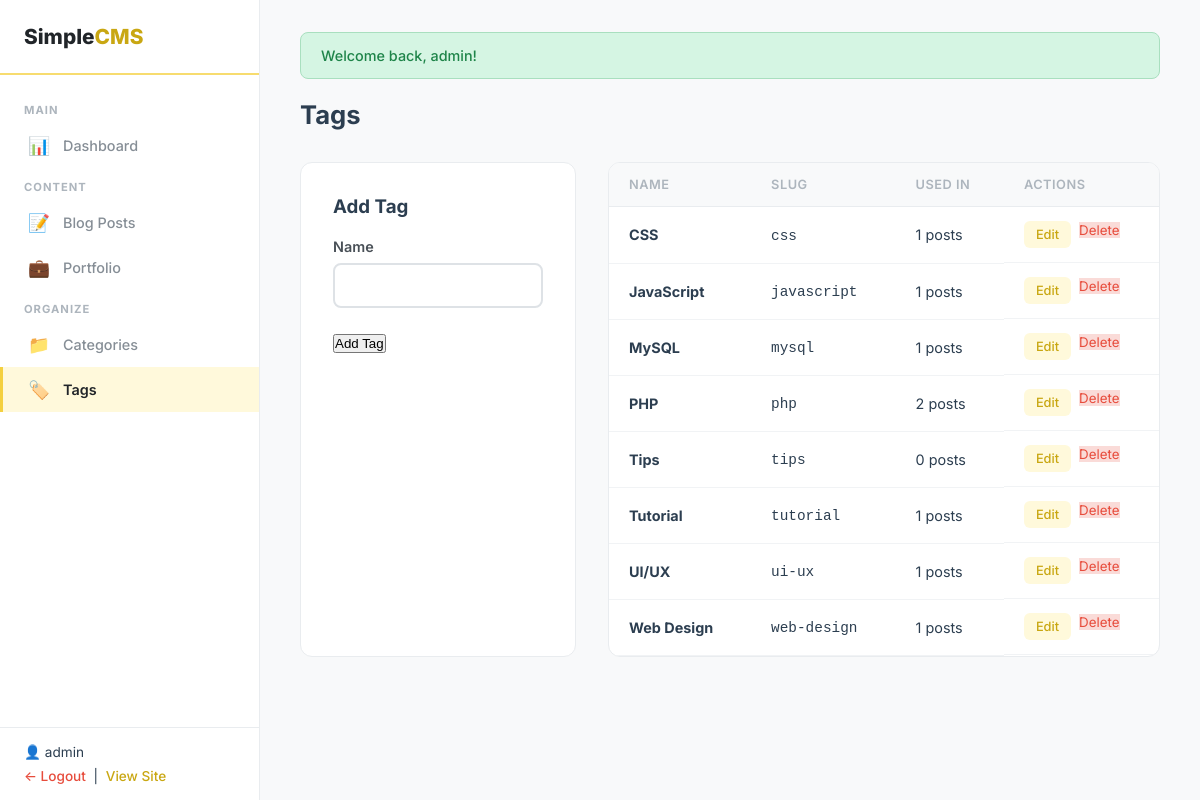
Page /admin/tags.php (signed in) on the committed database.
### tables this page shows
CREATE TABLE IF NOT EXISTS `users` (
    `id` INT UNSIGNED AUTO_INCREMENT PRIMARY KEY,
    `username` VARCHAR(50) NOT NULL UNIQUE,
    `password` VARCHAR(255) NOT NULL,
    `email` VARCHAR(100) NOT NULL UNIQUE,
    `created_at` DATETIME NOT NULL DEFAULT CURRENT_TIMESTAMP
);

CREATE TABLE IF NOT EXISTS `tags` (
    `id` INT UNSIGNED AUTO_INCREMENT PRIMARY KEY,
    `name` VARCHAR(100) NOT NULL,
    `slug` VARCHAR(120) NOT NULL UNIQUE
);

### includes/functions.php (called while the page is built, shortened)
<?php
function sanitize($str) {
    return htmlspecialchars($str, ENT_QUOTES, 'UTF-8');
}
function isLoggedIn() {
    return isset($_SESSION['user_id']);
}
function getCurrentUser($conn) {
    $stmt = mysqli_prepare($conn, "SELECT id, username, email FROM users WHERE id = ?");
    mysqli_stmt_bind_param($stmt, 'i', $_SESSION['user_id']);
    mysqli_stmt_execute($stmt);
    $result = mysqli_stmt_get_result($stmt);
    $user = mysqli_fetch_assoc($result);
    return $user;
}
function getFlash() {
    if (isset($_SESSION['flash'])) {
        $flash = $_SESSION['flash'];
        return $flash;
    }
    return null;
}

### admin/tags.php (the view, shortened to what this page needs)
<?php
require_once __DIR__ . '/includes/header.php';
$tags = mysqli_query($conn, "SELECT t.*, (SELECT COUNT(*) FROM post_tags WHERE tag_id = t.id) as usage_count FROM tags t ORDER BY name");
$editTag = null;
?>
<div class="admin-topbar"><h1>Tags</h1></div>
<div style="display:grid;grid-template-columns:1fr 2fr;gap:32px">
<div class="admin-form-wrap">
    <h3 style="margin-bottom:20px"><?= $editTag ? 'Edit Tag' : 'Add Tag' ?></h3>
    <form method="POST">
        <div class="form-group">
            <label for="name">Name</label>
            <input type="text" id="name" name="name" value="<?= sanitize($editTag['name'] ?? '') ?>" required>
        </div>
        <button type="submit" class="btn btn-primary btn-sm"><?= $editTag ? 'Update' : 'Add Tag' ?></button>
    </form>
</div>
<div class="admin-table-wrap">
    <table class="admin-table">
        <thead><tr><th>Name</th><th>Slug</th><th>Used In</th><th>Actions</th></tr></thead>
        <tbody>
        <?php while ($tag = mysqli_fetch_assoc($tags)): ?>
        <tr>
            <td><strong><?= sanitize($tag['name']) ?></strong></td>
            <td><code><?= sanitize($tag['slug']) ?></code></td>
            <td><?= $tag['usage_count'] ?> posts</td>
            <td class="actions">
                <a href="<?= ADMIN_URL ?>/tags.php?edit=<?= $tag['id'] ?>" class="edit-btn">Edit</a>
                <form method="POST" class="confirm-delete" style="display:inline">
                    <button type="submit" class="del-btn" style="border:none;cursor:pointer;font-family:var(--font)">Delete</button>
                </form>
            </td>
        </tr>
        <?php endwhile; ?>
        </tbody>
    </table>
</div>
</div>
<?php require_once __DIR__ . '/includes/footer.php'; ?>

### admin/includes/header.php (shortened to what this page needs)
<?php require_once __DIR__ . '/auth_check.php'; $currentUser = getCurrentUser($conn); ?>
<!DOCTYPE html>
<html lang="en">
<head>
    <link rel="stylesheet" href="<?= SITE_URL ?>/public/css/admin.css">
</head>
<body class="admin-body">
<aside class="admin-sidebar">
    <div class="sidebar-brand">Simple<span>CMS</span></div>
    <nav class="sidebar-nav">
        <div class="sidebar-section">Main</div>
        <a href="<?= ADMIN_URL ?>/index.php" class="<?= basename($_SERVER['PHP_SELF']) === 'index.php' && strpos($_SERVER['PHP_SELF'], '/admin/posts/') === false && strpos($_SERVER['PHP_SELF'], '/admin/portfolio/') === false ? 'active' : '' ?>">
            <span class="nav-icon">📊</span> Dashboard
        </a>
        <div class="sidebar-section">Content</div>
        <a href="<?= ADMIN_URL ?>/posts/" class="<?= strpos($_SERVER['PHP_SELF'], '/admin/posts/') !== false ? 'active' : '' ?>">
            <span class="nav-icon">📝</span> Blog Posts
        </a>
        <a href="<?= ADMIN_URL ?>/portfolio/" class="<?= strpos($_SERVER['PHP_SELF'], '/admin/portfolio/') !== false ? 'active' : '' ?>">
            <span class="nav-icon">💼</span> Portfolio
        </a>
        <div class="sidebar-section">Organize</div>
        <a href="<?= ADMIN_URL ?>/categories.php" class="<?= basename($_SERVER['PHP_SELF']) === 'categories.php' ? 'active' : '' ?>">
            <span class="nav-icon">📁</span> Categories
        </a>
        <a href="<?= ADMIN_URL ?>/tags.php" class="<?= basename($_SERVER['PHP_SELF']) === 'tags.php' ? 'active' : '' ?>">
            <span class="nav-icon">🏷️</span> Tags
        </a>
    </nav>
    <div class="sidebar-footer">
        <p style="margin-bottom:8px">👤 <?= sanitize($currentUser['username'] ?? 'Admin') ?></p>
        <a href="<?= ADMIN_URL ?>/logout.php">← Logout</a>
        &nbsp;|&nbsp;
        <a href="<?= SITE_URL ?>/" style="color:var(--gold)">View Site</a>
    </div>
</aside>
<main class="admin-main">
<?php $flash = getFlash(); if ($flash): ?>
    <div class="alert alert-<?= $flash['type'] ?>"><?= sanitize($flash['message']) ?></div>
<?php endif; ?>

### public/css/admin.css (style rules this page uses)
:root { --lemon: #F7DC6F; --lemon-light: #FFF9DB; --lemon-dark: #D4AC0D; --lemon-vivid: #F4D03F; --gold: #C9A712; --white: #FFFFFF; --off-white: #FAFAFA; --gray-50: #F8F9FA; --gray-100: #F1F3F5; --gray-200: #E9ECEF; --gray-300: #DEE2E6; --gray-400: #CED4DA; --gray-500: #ADB5BD; --gray-600: #868E96; --gray-700: #495057; --gray-800: #343A40; --gray-900: #212529; --text: #2C3E50; --text-light: #6C757D; --danger: #E74C3C; --success: #27AE60; --info: #3498DB; --shadow-sm: 0 1px 3px rgba(0,0,0,.06); --shadow: 0 4px 16px rgba(0,0,0,.08); --radius: 12px; --radius-sm: 8px; --transition: .25s cubic-bezier(.4,0,.2,1); --font: 'Inter', -apple-system, sans-serif; --sidebar-w: 260px; }
*, *::before, *::after { box-sizing: border-box; margin: 0; padding: 0; }
body.admin-body { font-family: var(--font); color: var(--text); background: var(--gray-50); display: flex; min-height: 100vh; -webkit-font-smoothing: antialiased; }
a { color: var(--gold); text-decoration: none; }
.admin-sidebar { width: var(--sidebar-w); background: var(--white); border-right: 1px solid var(--gray-200); position: fixed; top: 0; left: 0; bottom: 0; overflow-y: auto; display: flex; flex-direction: column; z-index: 100; }
.sidebar-brand { padding: 24px; font-size: 1.3rem; font-weight: 800; color: var(--gray-900); border-bottom: 2px solid var(--lemon); }
.sidebar-brand span { color: var(--gold); }
.sidebar-nav { flex: 1; padding: 16px 0; }
.sidebar-nav a { display: flex; align-items: center; gap: 12px; padding: 12px 24px; color: var(--gray-600); font-weight: 500; font-size: .9rem; transition: all var(--transition); border-left: 3px solid transparent; }
.sidebar-nav a.active { background: var(--lemon-light); color: var(--gray-900); border-left-color: var(--lemon-vivid); font-weight: 600; }
.sidebar-nav .nav-icon { font-size: 1.1rem; width: 24px; text-align: center; }
.sidebar-section { padding: 12px 24px 6px; font-size: .7rem; font-weight: 700; color: var(--gray-500); text-transform: uppercase; letter-spacing: 1px; }
.sidebar-footer { padding: 16px 24px; border-top: 1px solid var(--gray-200); font-size: .85rem; }
.sidebar-footer a { color: var(--danger); font-weight: 500; }
.admin-main { margin-left: var(--sidebar-w); flex: 1; padding: 32px 40px; min-height: 100vh; }
.admin-topbar { display: flex; justify-content: space-between; align-items: center; margin-bottom: 32px; }
.admin-topbar h1 { font-size: 1.6rem; font-weight: 700; }
.admin-table-wrap { background: var(--white); border-radius: var(--radius); border: 1px solid var(--gray-200); overflow: hidden; }
.admin-table { width: 100%; border-collapse: collapse; }
.admin-table th { text-align: left; padding: 14px 20px; font-size: .8rem; font-weight: 600; color: var(--gray-500); text-transform: uppercase; letter-spacing: .5px; background: var(--gray-50); border-bottom: 1px solid var(--gray-200); }
.admin-table td { padding: 14px 20px; border-bottom: 1px solid var(--gray-100); font-size: .9rem; vertical-align: middle; }
.admin-table .actions { display: flex; gap: 8px; }
.admin-table .actions a { padding: 6px 12px; border-radius: 6px; font-size: .8rem; font-weight: 500; }
.admin-table .actions .edit-btn { background: var(--lemon-light); color: var(--gold); }
.admin-table .actions .del-btn { background: #FADBD8; color: var(--danger); }
.admin-form-wrap { background: var(--white); border-radius: var(--radius); border: 1px solid var(--gray-200); padding: 32px; }
.form-group { margin-bottom: 24px; }
.form-group label { display: block; font-weight: 600; font-size: .9rem; margin-bottom: 8px; color: var(--gray-700); }
.form-group input[type="text"], .form-group input[type="email"], .form-group input[type="password"], .form-group input[type="url"], .form-group textarea, .form-group select { width: 100%; padding: 12px 16px; border: 2px solid var(--gray-300); border-radius: var(--radius-sm); font-family: var(--font); font-size: .9rem; transition: border-color var(--transition); background: var(--white); }
.alert { padding: 14px 20px; border-radius: var(--radius-sm); margin-bottom: 20px; font-size: .9rem; font-weight: 500; animation: slideDown .3s ease; }
.alert-success { background: #D5F5E3; color: #1E8449; border: 1px solid #A9DFBF; }

### rows in the picture
users: username "admin"
tags: name "CSS", slug "css", usage_count "1"
tags: name "JavaScript", slug "javascript", usage_count "1"
tags: name "MySQL", slug "mysql", usage_count "1"
tags: name "PHP", slug "php", usage_count "2"
tags: name "Tips", slug "tips", usage_count "0"
tags: name "Tutorial", slug "tutorial", usage_count "1"
tags: name "UI/UX", slug "ui-ux", usage_count "1"
tags: name "Web Design", slug "web-design", usage_count "1"

### other values in the picture
$flash['message'] "Welcome back, admin!"
